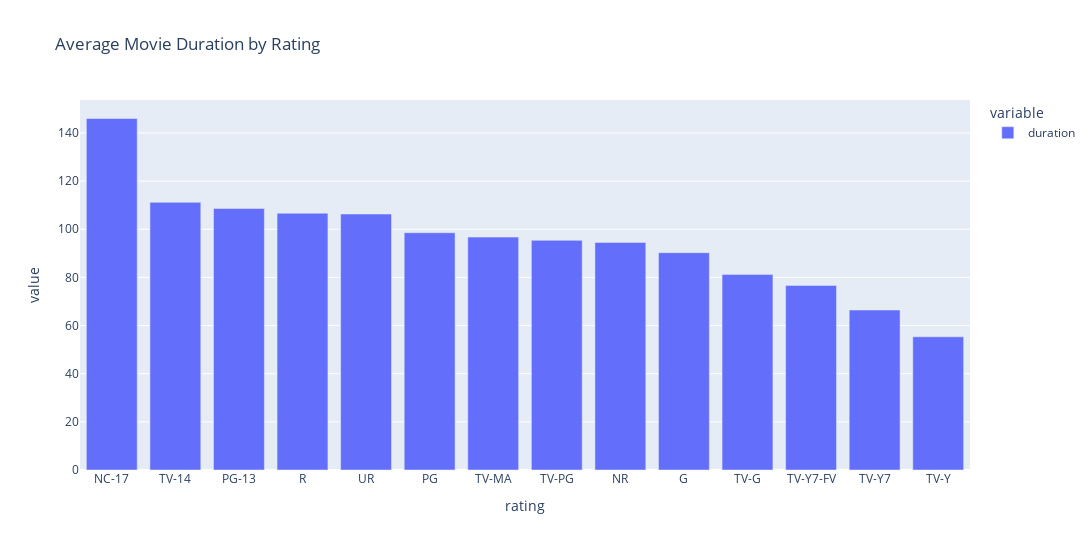

Source (notebook cell):
### Markdown cell above
<div style="background-color:#F5F5F5; padding: 8px; border-radius: 6px; box-shadow: 0 1px 2px 0 rgba(0, 0, 0, 0.1); border:1px solid #A9A9A9; margin-top: 8px; margin-left: 40px;">
    <h3 style="font-size:18px; font-family:Georgia, serif; color:#555555; text-align: left; margin: 0; font-style: italic;">
        Q6 P2: Relation of Rating With Duration of Seasons
    </h3>
</div>

### Code cell
px.bar(rating_durations,title='Average Movie Duration by Rating', width=1100, height=550)

### Figure 1 — Plotly figure (JSON) as saved in the notebook; plotly's stock layout.template omitted (floating-point values rounded to 4 significant figures)
{"data": [{"alignmentgroup": "True", "hovertemplate": "variable=duration<br>rating=%{x}<br>value=%{y}<extra></extra>", "legendgroup": "duration", "marker": {"color": "#636efa", "pattern": {"shape": ""}}, "name": "duration", "offsetgroup": "duration", "orientation": "v", "showlegend": true, "textposition": "auto", "type": "bar", "x": ["NC-17", "TV-14", "PG-13", "R", "UR", "PG", "TV-MA", "TV-PG", "NR", "G", "TV-G", "TV-Y7-FV", "TV-Y7", "TV-Y"], "xaxis": "x", "y": [146, 111.2, 108.6, 106.6, 106.3, 98.56, 96.75, 95.39, 94.53, 90.27, 81.25, 76.67, 66.45, 55.33], "yaxis": "y"}], "layout": {"barmode": "relative", "height": 550, "legend": {"title": {"text": "variable"}, "tracegroupgap": 0}, "title": {"text": "Average Movie Duration by Rating"}, "width": 1100, "xaxis": {"anchor": "y", "domain": [0, 1], "title": {"text": "rating"}}, "yaxis": {"anchor": "x", "domain": [0, 1], "title": {"text": "value"}}}}
